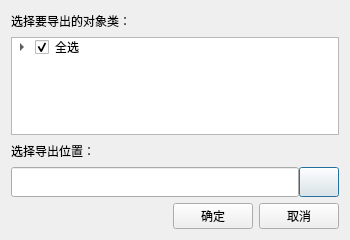
<?xml version="1.0" encoding="UTF-8"?>
<ui version="4.0">
 <class>ObjectClassExportDialog</class>
 <widget class="QDialog" name="ObjectClassExportDialog">
  <property name="geometry">
   <rect>
    <x>0</x>
    <y>0</y>
    <width>350</width>
    <height>240</height>
   </rect>
  </property>
  <property name="windowTitle">
   <string>导出对象类文件</string>
  </property>
  <layout class="QGridLayout" name="gridLayout">
   <item row="0" column="0">
    <layout class="QVBoxLayout" name="verticalLayout">
     <item>
      <layout class="QHBoxLayout" name="horizontalLayout">
       <item>
        <widget class="QLabel" name="label">
         <property name="text">
          <string>选择要导出的对象类：</string>
         </property>
        </widget>
       </item>
       <item>
        <spacer name="horizontalSpacer">
         <property name="orientation">
          <enum>Qt::Horizontal</enum>
         </property>
         <property name="sizeHint" stdset="0">
          <size>
           <width>40</width>
           <height>20</height>
          </size>
         </property>
        </spacer>
       </item>
      </layout>
     </item>
     <item>
      <widget class="QTreeWidget" name="treeWidget">
       <attribute name="headerVisible">
        <bool>false</bool>
       </attribute>
       <column>
        <property name="text">
         <string>1</string>
        </property>
       </column>
       <item>
        <property name="text">
         <string>全选</string>
        </property>
        <property name="checkState">
         <enum>Checked</enum>
        </property>
        <item>
         <property name="text">
          <string>对象类A</string>
         </property>
         <property name="checkState">
          <enum>Checked</enum>
         </property>
         <property name="icon">
          <iconset resource="../ModelingTool.qrc">
           <normaloff>:/ModelingTool/Images/class.png</normaloff>:/ModelingTool/Images/class.png</iconset>
         </property>
        </item>
        <item>
         <property name="text">
          <string>对象类B</string>
         </property>
         <property name="checkState">
          <enum>Checked</enum>
         </property>
         <property name="icon">
          <iconset resource="../ModelingTool.qrc">
           <normaloff>:/ModelingTool/Images/class.png</normaloff>:/ModelingTool/Images/class.png</iconset>
         </property>
        </item>
        <item>
         <property name="text">
          <string>对象类C</string>
         </property>
         <property name="checkState">
          <enum>Checked</enum>
         </property>
         <property name="icon">
          <iconset resource="../ModelingTool.qrc">
           <normaloff>:/ModelingTool/Images/class.png</normaloff>:/ModelingTool/Images/class.png</iconset>
         </property>
        </item>
       </item>
      </widget>
     </item>
     <item>
      <layout class="QHBoxLayout" name="horizontalLayout_2">
       <item>
        <widget class="QLabel" name="label_2">
         <property name="text">
          <string>选择导出位置：</string>
         </property>
        </widget>
       </item>
       <item>
        <spacer name="horizontalSpacer_2">
         <property name="orientation">
          <enum>Qt::Horizontal</enum>
         </property>
         <property name="sizeHint" stdset="0">
          <size>
           <width>40</width>
           <height>20</height>
          </size>
         </property>
        </spacer>
       </item>
      </layout>
     </item>
     <item>
      <layout class="QHBoxLayout" name="horizontalLayout_3">
       <property name="spacing">
        <number>0</number>
       </property>
       <item>
        <widget class="QLineEdit" name="lineEdit">
         <property name="minimumSize">
          <size>
           <width>0</width>
           <height>30</height>
          </size>
         </property>
         <property name="maximumSize">
          <size>
           <width>16777215</width>
           <height>30</height>
          </size>
         </property>
        </widget>
       </item>
       <item>
        <widget class="QPushButton" name="pushButton_path">
         <property name="minimumSize">
          <size>
           <width>30</width>
           <height>30</height>
          </size>
         </property>
         <property name="sizeIncrement">
          <size>
           <width>30</width>
           <height>30</height>
          </size>
         </property>
         <property name="text">
          <string/>
         </property>
         <property name="icon">
          <iconset resource="../ModelingTool.qrc">
           <normaloff>:/ModelingTool/Images/search.png</normaloff>:/ModelingTool/Images/search.png</iconset>
         </property>
         <property name="iconSize">
          <size>
           <width>24</width>
           <height>24</height>
          </size>
         </property>
        </widget>
       </item>
      </layout>
     </item>
     <item>
      <layout class="QHBoxLayout" name="horizontalLayout_4">
       <item>
        <spacer name="horizontalSpacer_3">
         <property name="orientation">
          <enum>Qt::Horizontal</enum>
         </property>
         <property name="sizeHint" stdset="0">
          <size>
           <width>40</width>
           <height>20</height>
          </size>
         </property>
        </spacer>
       </item>
       <item>
        <widget class="QPushButton" name="pushButton_ok">
         <property name="text">
          <string>确定</string>
         </property>
        </widget>
       </item>
       <item>
        <widget class="QPushButton" name="pushButton_cancel">
         <property name="text">
          <string>取消</string>
         </property>
        </widget>
       </item>
      </layout>
     </item>
    </layout>
   </item>
  </layout>
 </widget>
 <resources>
  <include location="../ModelingTool.qrc"/>
 </resources>
 <connections/>
</ui>
